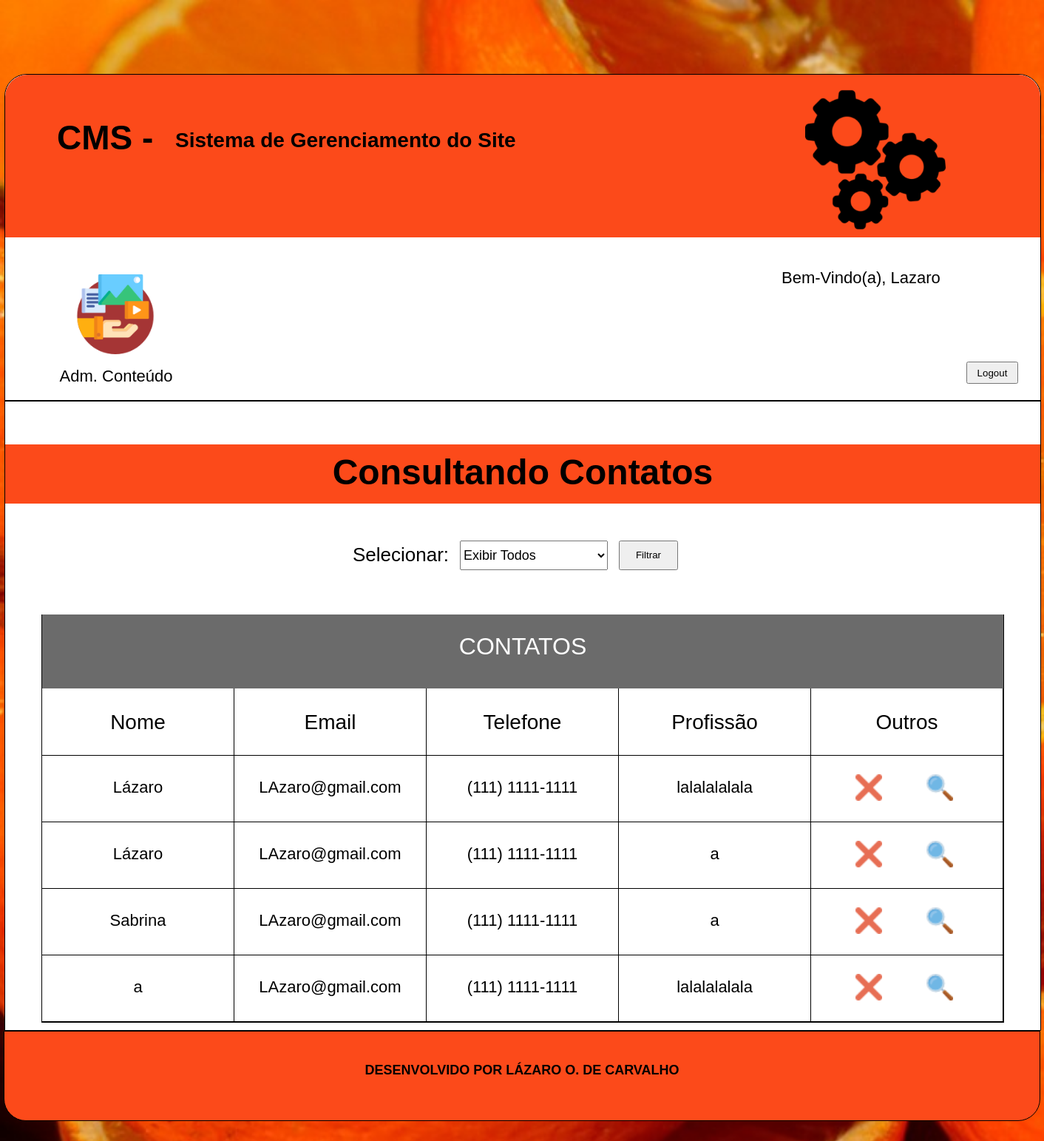
Screenshot of /cms/admContatos.php (signed in) with the database file from the repository.
### tables this page shows
CREATE TABLE `tblusuarios` (
  `id` int(11) NOT NULL AUTO_INCREMENT,
  `usuario` varchar(50) DEFAULT NULL,
  `nome` varchar(50) DEFAULT NULL,
  `email` varchar(50) DEFAULT NULL,
  `senha` varchar(50) DEFAULT NULL,
  `codnivel` int(11) DEFAULT NULL,
  `status` tinyint(1) DEFAULT NULL,
  PRIMARY KEY (`id`),
  KEY `codnivel` (`codnivel`),
  CONSTRAINT `tblusuarios_ibfk_1` FOREIGN KEY (`codnivel`) REFERENCES `tblniveis` (`id`)
);

CREATE TABLE `tblcontatos` (
  `id` int(11) NOT NULL AUTO_INCREMENT,
  `nome` varchar(45) NOT NULL,
  `telefone` varchar(20) DEFAULT NULL,
  `celular` varchar(20) NOT NULL,
  `email` varchar(45) NOT NULL,
  `home_page` varchar(45) DEFAULT NULL,
  `facebook` varchar(90) DEFAULT NULL,
  `tipo_mensagem` varchar(1) NOT NULL,
  `mensagem` varchar(800) NOT NULL,
  `sexo` varchar(1) NOT NULL,
  `profissao` varchar(30) NOT NULL,
  PRIMARY KEY (`id`)
);

### cms/admContatos.php (the view, shortened to what this page needs)
<?php
    require_once('modulos/footer.php');
    require_once('modulos/funcoes.php');
    $conexao = conexaoMysql();
    $elementoHtmlPermissoes = permissoesUsuario($conexao, $_SESSION['id_usuario']);
    $opcaoFiltro = (string) "";
    $selectTodos = (string) "";
    if(isset($_GET['btn_filtrar']))
    {
        $opcaoFiltro = $_GET['select_filtrar'];
        switch($opcaoFiltro){
            case 'c':
                $selectCritica = "selected";
                break;
            case 's':
                $selectSugestao = "selected";
                break;
        }
    }
    else
    {
        $opcaoFiltro = "todos";
        $selectTodos = "selected";
    }
?>
<!DOCTYPE html>
<html lang="pt-br">
    <head>
        <link type="text/css" rel="stylesheet" href="css/style.css">
    </head>
    <body>
        <section class="cms">
            <div class="conteudo center">
                <div class="container_cms center">
                    <div class='container_cabecalho_cms'>
                        <div class='cms_titulo'>
                            <div class='container_titulo'>
                                <div class='titulo'>
                                    <div class='cont_titulo'>
                                        <h1 class='titulo_style'> CMS - </h1>
                                    </div>
                                    <div class='cms_subtitulo'>
                                        <h2 class='subtitulo_style'>
                                            Sistema de Gerenciamento do Site
                                        </h2>
                                    </div>
                                </div>
                            </div>
                            <div class='cms_imagem'>
                            </div>
                        </div>
                        <div class='cms_menu'>
                            <?=$elementoHtmlPermissoes;?>
                            <div class='container_logout'>
                                <p class='text_logout'>
                                <?php
                                    $sql = "SELECT * FROM tblusuarios WHERE id = ".$_SESSION['id_usuario'];
                                    $select = mysqli_query($conexao, $sql);
                                    if($rsUsuario = mysqli_fetch_array($select))
                                    {
                                ?>
                                    Bem-Vindo(a), <?=$rsUsuario['nome'];?>
                                <?php } ?>
                                </p>
                                <form name='frmformulario' method='post' action='bd/logout.php' class='input_logout'>
                                    <input name="btnLogout" type='submit' value='Logout' class='button_logout'>
                                </form>
                            </div>
                        </div>
                    </div>
                    <div class="cms_conteudo" id="contatos">
                        <div class="center" id="contatos_titulo">
                            <h1 id="cont_titulo">Consultando Contatos</h1>
                        </div>
                        <div class="center" id="container_filtro">
                            <form name="frmformulario" method="GET" action="admContatos.php">
                                <div id="opcao_filtro">
                                    Selecionar:
                                </div>
                                <div id="lista_opcoes">
                                    <select name="select_filtrar" id="select_opcoes">
                                        <option value="todos" <?=$selectTodos?>>Exibir Todos</option>
                                    </select>
                                </div>
                                <div id="botao_filtro">
                                    <input name="btn_filtrar" type="submit" value="Filtrar" id="btn_filtro">
                                </div>
                            </form>
                        </div>
                        <div class="center" id="container_contatos">
                            <div id="cont_contatos_titulo">
                                CONTATOS
                            </div>
                            <div id="container_campos">
                                <div class="campos_contatos">
                                    Nome
                                </div>
                                <div class="campos_contatos">
                                    Email
                                </div>
                                <div class="campos_contatos">
                                    Telefone
                                </div>
                                <div class="campos_contatos">
                                    Profissão
                                </div>
                                <div class="campos_contatos">
                                    Outros
                                </div>
                            </div>
                            <div id="container_dados_contatos">
                                <?php
                                    $sql = "SELECT * FROM tblcontatos";
                                    $select = mysqli_query($conexao, $sql);
                                    while ($rsContatos = mysqli_fetch_array($select))
                                    {
                                        if ($opcaoFiltro == "todos") {
                                ?>
                                    <div id="cont_contato_especifico">
                                        <div class="campos_dados_contatos">
                                            <?=$rsContatos['nome'];?>
                                        </div>
                                        <div class="campos_dados_contatos">
                                            <?=$rsContatos['email'];?>
                                        </div>
                                        <div class="campos_dados_contatos">
                                            <?=$rsContatos['telefone'];?>
                                        </div>
                                        <div class="campos_dados_contatos">
                                            <?=$rsContatos['profissao'];?>
                                        </div>
                                        <div class="campos_dados_contatos">
                                            <a onclick="return confirm('Deseja realmente excluir este registro?')" href="bd/deletar.php?codigo=<?=$rsContatos['id']?>" >
                                                <div class="icon_contatos">
                                                    <img class="icon_img" src="icons/claro.png">
                                                </div>
                                            </a>
                                            <a href="#" class="visualizar" onclick="visualizarModal(<?=$rsContatos['id']?>)">
                                                <div class="icon_contatos">
                                                    <img class="icon_img" src="icons/procurar.png">
                                                </div>
                                            </a>
                                        </div>
                                    </div>
                                <?php }} ?>
                            </div>
                        </div>
                    </div>
                </div>
            </div>
        </section>
        <?=$footer;?>
    </body>
</html>

### cms/css/style.css (style rules this page uses)
a, ul, li { margin: 0px; padding: 0px; }
body { background-image: url(../imagens/fundo_cms.jpg); background-repeat: no-repeat; background-size: cover; background-attachment: fixed; margin: 0px; padding: 0px; font-family: sans-serif; }
p { font-size: 18px; font-family: sans-serif; }
a { color: black; text-decoration: none; }
.conteudo { width: 1400px; height: inherit; }
.center { margin-left: auto; margin-right: auto; }
.cms { width: 100%; min-height: 1071px; height: auto; }
.cms .conteudo { padding-top: 100px; box-sizing: border-box; }
.container_cms { width: 1400px; min-height: 970px; height: auto; background-color: white; border: 1px solid black; border-radius: 30px 30px 0px 0px; }
.container_cabecalho_cms { width: 100%; height: 440px; }
.cms_titulo { width: inherit; height: 220px; background-color: #FC4A1A; border-top-left-radius: 30px; border-top-right-radius: 30px; }
.container_titulo { width: 702px; height: 220px; margin-left: 70px; float: left; }
.titulo { width: 700px; height: 120px; margin-top: 40px; font-family: 'Be Vietnam', sans-serif; }
.cont_titulo { width: 140px; height: 120px; margin-top: -20px; float: left; }
.cms_subtitulo { width: 500px; height: 60px; margin-top: 10px; margin-left: 20px; float: left; }
.titulo_style { font-size: 46px; }
.subtitulo_style { font-size: 28px; }
.cms_imagem { width: 220px; height: 190px; margin-top: 20px; margin-left: 310px; background-image: url(../imagens/engrenagens-de-configuracoes.png); background-repeat: no-repeat; background-size: contain; float: left; }
.cms_menu { width: 100%; height: 220px; border-bottom: 2px solid black; }
.container_logout { width: 350px; height: 200px; margin-top: 20px; margin-left: 300px; text-align: left; float: right; }
.text_logout { font-family: sans-serif; font-size: 22px; }
.input_logout { margin-top: 100px; margin-left: 250px; }
.button_logout { width: 70px; height: 30px; }
.cms_conteudo { width: 100%; min-height: 450px; height: auto; padding-bottom: 10px; box-sizing: border-box; overflow: hidden; }
#contatos { width: 100%; height: 100%; padding-top: 20px; font-family: sans-serif; }
#contatos_titulo { width: 100%; height: 100px; text-align: center; }
#cont_titulo { padding-top: 10px; box-sizing: border-box; height: 80px; font-size: 48px; background-color: #FC4A1A; }
#container_contatos { width: 1300px; min-height: 192px; height: auto; border-left: 1px solid black; border-right: 1px solid black; border-bottom: 1px solid black; }
#cont_contatos_titulo { width: 100%; height: 100px; background-color: #6b6b6b; color: white; padding-top: 25px; box-sizing: border-box; font-size: 32px; text-align: center; }
#container_campos { width: 100%; height: 90px; border-bottom: 1px solid black; }
.campos_contatos, .campos_dados_contatos { width: 260px; height: 100%; float: left; text-align: center; font-size: 28px; padding-top: 30px; box-sizing: border-box; border-right: 1px solid black; }
#container_dados_contatos { width: 100%; min-height: 90px; height: auto; }
#cont_contato_especifico { width: 100%; height: 90px; }
.campos_dados_contatos { font-size: 22px; overflow: hidden; border-bottom: 1px solid black; }
.icon_contatos { width: 36px; height: 36px; margin-top: -5px; margin-left: 60px; float: left; }
.icon_img { width: 36px; height: 36px; }
#container_filtro { width: 460px; height: 100px; margin-top: 30px; }
#opcao_filtro { width: 135px; height: 80px; font-size: 26px; float: left; padding-top: 4px; box-sizing: border-box; }
#lista_opcoes { width: 200px; height: 80px; float: left; margin-left: 10px; }
#select_opcoes { width: 200px; height: 40px; font-size: 18px; }
#botao_filtro { width: 80px; height: 40px; float: left; margin-left: 15px; font-size: 22px; }
#btn_filtro { width: 80px; height: 40px; }

### rows the page displays
tblusuarios: nome "Lazaro"
tblcontatos: nome "Lázaro", email "LAzaro@gmail.com", telefone "(111) 1111-1111", profissao "lalalalalala"
tblcontatos: nome "Lázaro", email "LAzaro@gmail.com", telefone "(111) 1111-1111", profissao "a"
tblcontatos: nome "Sabrina", email "LAzaro@gmail.com", telefone "(111) 1111-1111", profissao "a"
tblcontatos: nome "a", email "LAzaro@gmail.com", telefone "(111) 1111-1111", profissao "lalalalalala"
